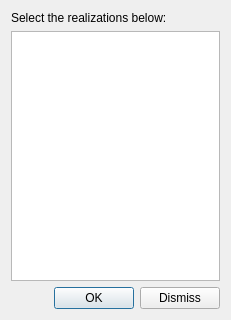
<?xml version="1.0" encoding="UTF-8"?>
<ui version="4.0">
 <class>RealizationSelectionDialog</class>
 <widget class="QDialog" name="RealizationSelectionDialog">
  <property name="geometry">
   <rect>
    <x>0</x>
    <y>0</y>
    <width>231</width>
    <height>320</height>
   </rect>
  </property>
  <property name="windowTitle">
   <string>Dialog</string>
  </property>
  <layout class="QVBoxLayout" name="verticalLayout">
   <item>
    <widget class="QLabel" name="label">
     <property name="text">
      <string>Select the realizations below:</string>
     </property>
    </widget>
   </item>
   <item>
    <widget class="QListWidget" name="listReals">
     <property name="selectionMode">
      <enum>QAbstractItemView::MultiSelection</enum>
     </property>
     <property name="modelColumn">
      <number>0</number>
     </property>
    </widget>
   </item>
   <item>
    <layout class="QHBoxLayout" name="horizontalLayout">
     <item>
      <spacer name="horizontalSpacer">
       <property name="orientation">
        <enum>Qt::Horizontal</enum>
       </property>
       <property name="sizeHint" stdset="0">
        <size>
         <width>40</width>
         <height>20</height>
        </size>
       </property>
      </spacer>
     </item>
     <item>
      <widget class="QPushButton" name="btnOK">
       <property name="text">
        <string>OK</string>
       </property>
      </widget>
     </item>
     <item>
      <widget class="QPushButton" name="btnDismiss">
       <property name="text">
        <string>Dismiss</string>
       </property>
      </widget>
     </item>
    </layout>
   </item>
  </layout>
 </widget>
 <resources/>
 <connections>
  <connection>
   <sender>btnDismiss</sender>
   <signal>clicked()</signal>
   <receiver>RealizationSelectionDialog</receiver>
   <slot>reject()</slot>
   <hints>
    <hint type="sourcelabel">
     <x>171</x>
     <y>299</y>
    </hint>
    <hint type="destinationlabel">
     <x>64</x>
     <y>299</y>
    </hint>
   </hints>
  </connection>
  <connection>
   <sender>btnOK</sender>
   <signal>clicked()</signal>
   <receiver>RealizationSelectionDialog</receiver>
   <slot>accept()</slot>
   <hints>
    <hint type="sourcelabel">
     <x>108</x>
     <y>293</y>
    </hint>
    <hint type="destinationlabel">
     <x>11</x>
     <y>297</y>
    </hint>
   </hints>
  </connection>
 </connections>
</ui>
